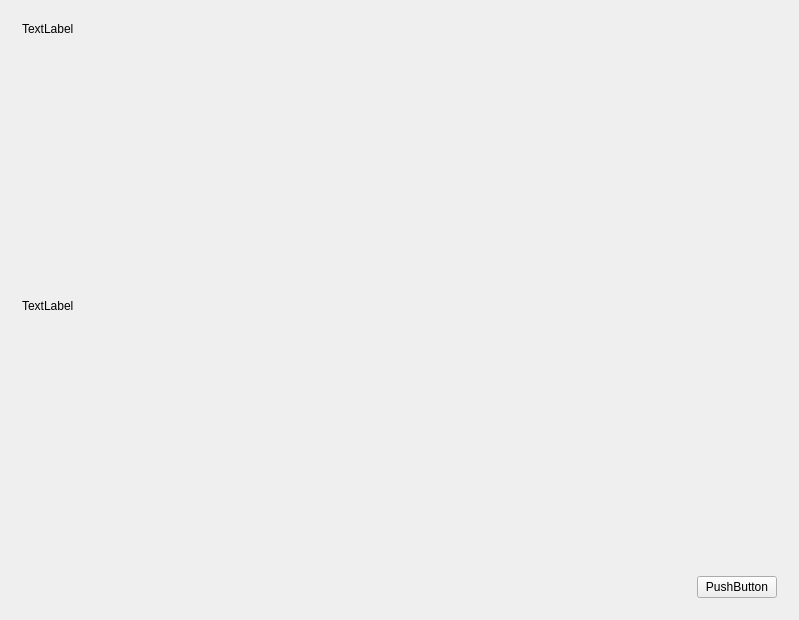
<?xml version="1.0" encoding="UTF-8"?>
<ui version="4.0">
 <class>MainWindow</class>
 <widget class="QMainWindow" name="MainWindow">
  <property name="geometry">
   <rect>
    <x>0</x>
    <y>0</y>
    <width>799</width>
    <height>620</height>
   </rect>
  </property>
  <property name="windowTitle">
   <string>MainWindow</string>
  </property>
  <widget class="QWidget" name="centralWidget">
   <layout class="QHBoxLayout" name="horizontalLayout">
    <item>
     <widget class="QStackedWidget" name="stackedWidget">
      <property name="enabled">
       <bool>true</bool>
      </property>
      <property name="currentIndex">
       <number>0</number>
      </property>
      <widget class="QWidget" name="page_Intro">
       <layout class="QGridLayout" name="gridLayout_2">
        <item row="0" column="0">
         <layout class="QVBoxLayout" name="verticalLayout_2">
          <item>
           <widget class="QLabel" name="label_intro">
            <property name="text">
             <string>TextLabel</string>
            </property>
           </widget>
          </item>
          <item>
           <widget class="QLabel" name="label_DNS_exp">
            <property name="sizePolicy">
             <sizepolicy hsizetype="Expanding" vsizetype="Expanding">
              <horstretch>0</horstretch>
              <verstretch>0</verstretch>
             </sizepolicy>
            </property>
            <property name="text">
             <string>TextLabel</string>
            </property>
           </widget>
          </item>
          <item>
           <layout class="QHBoxLayout" name="horizontalLayout_4">
            <item>
             <spacer name="horizontalSpacer">
              <property name="orientation">
               <enum>Qt::Horizontal</enum>
              </property>
              <property name="sizeHint" stdset="0">
               <size>
                <width>40</width>
                <height>20</height>
               </size>
              </property>
             </spacer>
            </item>
            <item>
             <widget class="QPushButton" name="next_Intro_Btn">
              <property name="text">
               <string>PushButton</string>
              </property>
             </widget>
            </item>
           </layout>
          </item>
         </layout>
        </item>
       </layout>
      </widget>
      <widget class="QWidget" name="page_Test">
       <layout class="QGridLayout" name="gridLayout">
        <item row="0" column="0">
         <layout class="QVBoxLayout" name="verticalLayout">
          <item>
           <layout class="QHBoxLayout" name="horizontalLayout_3">
            <item>
             <widget class="QProgressBar" name="progressBar">
              <property name="value">
               <number>24</number>
              </property>
             </widget>
            </item>
            <item>
             <widget class="QPushButton" name="start_Test_Btn">
              <property name="text">
               <string>StartTest</string>
              </property>
             </widget>
            </item>
           </layout>
          </item>
          <item>
           <layout class="QHBoxLayout" name="horizontalLayout_dns_and_sec" stretch="2,1">
            <item>
             <layout class="QVBoxLayout" name="verticalLayout_dns"/>
            </item>
            <item>
             <layout class="QVBoxLayout" name="verticalLayout_sec"/>
            </item>
           </layout>
          </item>
          <item>
           <layout class="QHBoxLayout" name="horizontalLayout_2">
            <item>
             <widget class="QLabel" name="label_ip">
              <property name="text">
               <string>TextLabel</string>
              </property>
             </widget>
            </item>
            <item>
             <widget class="QComboBox" name="comboBox_hw"/>
            </item>
            <item>
             <widget class="QPushButton" name="pre_Test_Btn">
              <property name="text">
               <string>Pre</string>
              </property>
             </widget>
            </item>
            <item>
             <widget class="QPushButton" name="set_Result_Btn">
              <property name="text">
               <string>Next</string>
              </property>
             </widget>
            </item>
           </layout>
          </item>
         </layout>
        </item>
       </layout>
      </widget>
     </widget>
    </item>
   </layout>
  </widget>
 </widget>
 <layoutdefault spacing="6" margin="11"/>
 <resources/>
 <connections/>
</ui>
